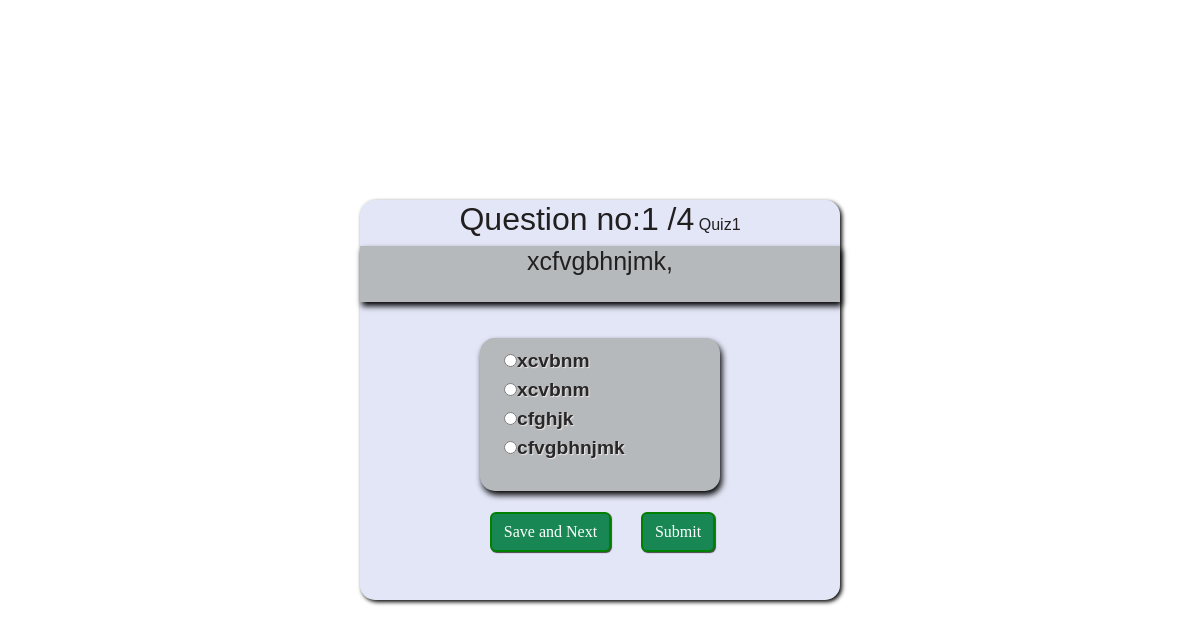
The page /user/quiz_attempt/1/1 on the database as committed earlier.
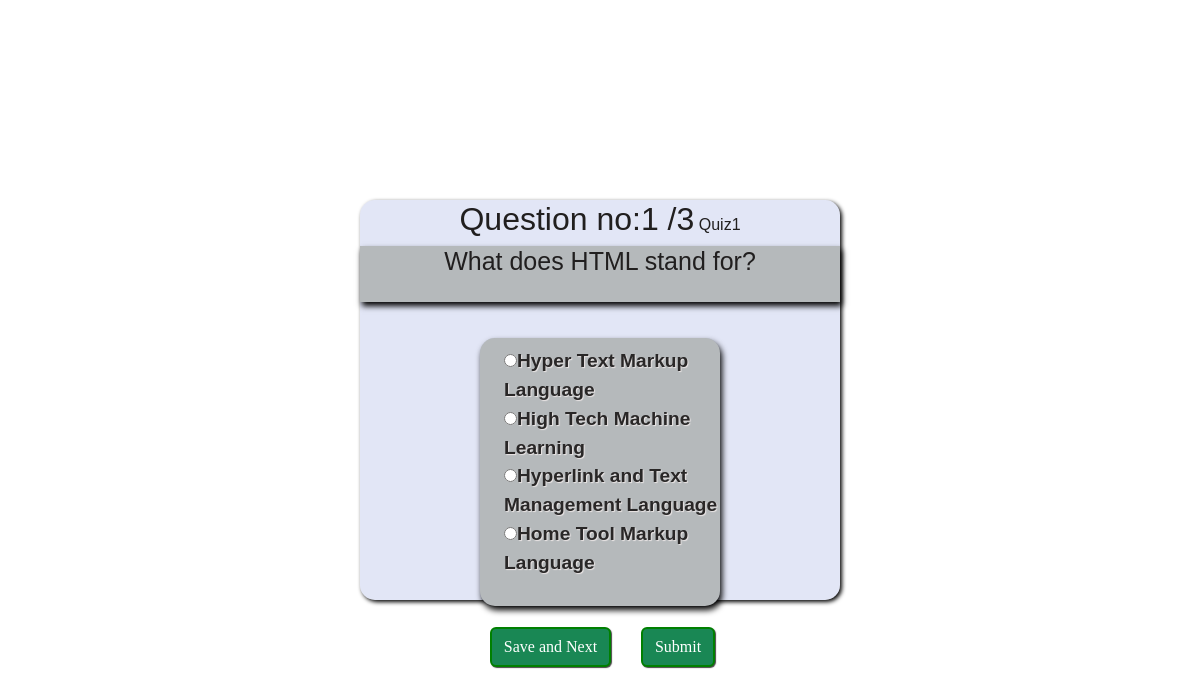
The same page on the database as committed later.
### models.py (models this page shows)
class Question(db.Model):
    id =db.Column(db.Integer, primary_key=True, autoincrement=True)
    quiz_id=db.Column(db.Integer, db.ForeignKey('quiz.id', name='FK_question_quiz_id'), nullable=False)
    question_title=db.Column(db.String(200), nullable=False)
    question_text=db.Column(db.String(200), nullable=False)
    option1=db.Column(db.String(100), nullable=False)
    option2=db.Column(db.String(100), nullable=False)
    option3=db.Column(db.String(100), nullable=False)
    option4=db.Column(db.String(100), nullable=False)
    correct_option=db.Column(db.Integer, nullable=False)

### routes.py (the view, shortened to what this page needs)
@app.route('/user/quiz_attempt/<int:quiz_id>/<int:question_num>', methods=['GET','POST'])
def quiz_attempt(quiz_id, question_num):
     user_id = session.get('user_id',1)
     if not user_id:
         flash("First logged in to attempt the quiz")
         return redirect(url_for('login'))
     quiz = Quiz.query.get(quiz_id)
     questions= Question.query.filter_by(quiz_id = quiz_id).all()
     if not quiz or not questions:
         flash("Quiz or questions not found", "danger")
         return redirect(url_for('user_dashboard'))
     quiz_duration= quiz.time_duration
     if question_num ==1:
         session['quiz_start_time'] = datetime.now().isoformat()
         existing_score = Scores.query.filter_by(user_id = user_id, quiz_id = quiz_id).first()
         if existing_score:
             existing_score.total_scored = 0
             existing_score.date_of_attempt= datetime.today().date()
             existing_score.time_taken = time(0,0,0)
             db.session.commit()
     total_time_seconds = 0
     if 'quiz_start_time' in session:
         start_time = datetime.fromisoformat(session['quiz_start_time'])
         total_time_seconds  = (datetime.now() - start_time).total_seconds()
         hours = int(total_time_seconds // 3600)
         minutes = int((total_time_seconds % 3600) // 60)
         seconds = int(total_time_seconds % 60)
     if total_time_seconds > (quiz_duration * 60):
      flash("Time is up!!", "warning")
      return redirect(url_for('user_dashboard'))
     if question_num > len(questions):
         flash("you are done!")
         return redirect(url_for('submit_quiz',quiz_id = quiz_id))
     question = questions[question_num - 1]
     return render_template("show_quiz.html", quiz=quiz, question=question, question_num = question_num, total=len(questions))

### templates/show_quiz.html (shortened to what this page needs)
<!DOCTYPE html>
<html lang="en">
<head>
    <link rel="stylesheet" href="{{ url_for('static', filename= 'style_index.css') }}">
    <link href="https://cdn.jsdelivr.net/npm/bootstrap@5.3.2/dist/css/bootstrap.min.css" rel="stylesheet">
    <link rel="stylesheet" href="https://cdnjs.cloudflare.com/ajax/libs/aos/2.3.4/aos.css">
    <link rel="stylesheet" href="https://cdnjs.cloudflare.com/ajax/libs/font-awesome/6.7.2/css/all.min.css">
    <link href="https://cdn.jsdelivr.net/npm/bootstrap@5.3.3/dist/css/bootstrap.min.css" rel="stylesheet">
</head>
<body>
    <div class="question">
    <div class="qouter">
    <div style="display: inline-block;">
       <h2>Question no:<span style="border-radius: 50%;">{{ question_num }} /{{ total }}</span></h2>
    </div>
    <div style="display: inline-block;">
        Quiz{{ quiz.id }}
    </div>
    <div class="quiz_box">
        <div class="qst">
            <h3 style="font-family:Verdana, Geneva, Tahoma, sans-serif; font-weight:500; font-size:25px">{{ question.question_text }}</h3>
        </div>
        <br>
    <div class="option">
        <form class="log-form" method="POST" action="">
            <div class="options" id="options">
                <label><input type="radio" name="option" value="1">{{ question.option1 }}</label>
                <br>
                <label><input type="radio" name="option" value="2">{{ question.option2 }}</label>
                <br>
                <label><input type="radio" name="option" value="3">{{ question.option3 }}</label>
                <br>
                <label><input type="radio" name="option" value="4">{{ question.option4 }}</label>
                <br>
                <br>
            </div>
            <div class="btn-container" id="btn-container">
                {% if question_num >= total %}
                <button type="submit" class="btn btn-success" >Submit</button>
                {% else %}
                <button type="submit" class="btn btn-success">Save and Next</button>
                <button type="submit" class="btn btn-success">Submit</button>
                {% endif %}
            </div>
        </form>
    </div>
    </div>
</div>
</div>
</body>
</html>

Rows that differ between the two databases and show on the page:
changed Question: question_text "xcfvgbhnjmk," → "What does HTML stand for?"; option1 "xcvbnm" → "Hyper Text Markup Language"; option2 "xcvbnm" → "High Tech Machine Learning"; option3 "cfghjk" → "Hyperlink and Text Management Language"; option4 "cfvgbhnjmk" → "Home Tool Markup Language"
Other text that changed with them:
{{ total }}: "4" → "3"
form field option: "☐ xcvbnm" → "☐ Hyper Text Markup Language"
form field option: "☐ xcvbnm" → "☐ High Tech Machine Learning"
form field option: "☐ cfghjk" → "☐ Hyperlink and Text Management"
form field option: "☐ cfvgbhnjmk" → "☐ Home Tool Markup Language"
